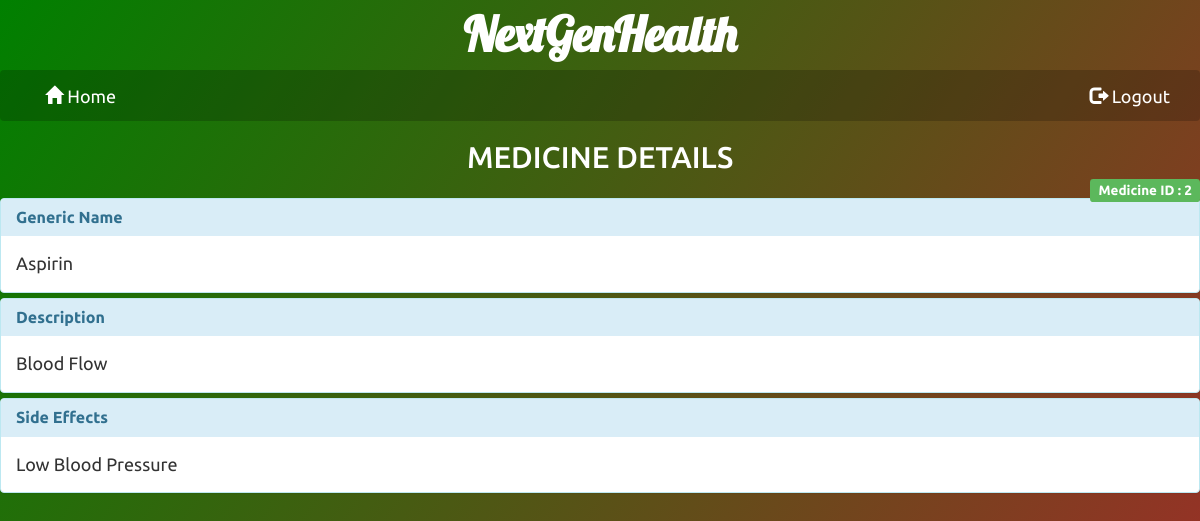
Page /doctor/doc_id=1/med/med_id=2/ (signed in) on the committed database.
### doctor/models.py (models this page shows, shortened)
class MedReport(models.Model) :
    med_no = models.BigIntegerField(primary_key=True)
    medname = models.CharField(max_length = 50)
    gname = models.CharField(max_length = 100)
    details = models.CharField(max_length = 1000)
    side_effect = models.CharField(max_length = 1000)

### doctor/views.py (the view)
# urls.py: url(r'^doc_id=(?P<doc_id>[0-9]+)/med/med_id=(?P<med_id>[0-9]+)/$' , views.med_info , name = 'med_info') ,
@login_required(login_url = '/doctor/')
def med_info(request , med_id , **kwargs) :
    mreports = MedReport.objects.all()
    template = loader.get_template('med_info.html')
    context = {'mreports' : mreports , 'med_id' : med_id}
    try:
        mid = MedReport.objects.get(pk=med_id)
    except MedReport.DoesNotExist:
       raise Http404("Medicine record does not exist in the database")
    return HttpResponse(template.render(context , request))

### doctor/template/med_info.html (shortened to what this page needs)
<head>
<link rel="stylesheet" href="/static/bootstrap-3.3.7-dist/css/bootstrap.min.css">
<link rel="stylesheet" href="/static/animate.css">
</head>
<body style="font-family: Ubuntu;font-size:18px;" id="info">
  <div class="container-fluid" id="title">
  <div class="page-header" style="height:50px;border:none;text-align:center;font-weight:bold;font-size:48px;color:#fff;margin-top:0;">
    <a href=".." style="text-decoration:none;color:#fff;font-family:Lobster;">NextGenHealth</a>
  </div>
</div>
<div id="nav-wrapper">
  <nav id="nav" class="navbar navbar-default" data-spy="affix" data-offset-top="70" style="border:none;">
    <div class="container-fluid">
      <div class="navbar-collapse collapse">
      <ul class="nav navbar-nav" style="color:#fff;">
        <li id="hm"><a href="../.." id="tag"><span class="glyphicon glyphicon-home"></span> Home</a></li>
      </ul>
      <ul class="nav navbar-nav navbar-right">
        <li><a href="../../../logout" id="tag"><span class="glyphicon glyphicon-log-out"></span> Logout</a></li>
      </ul>
    </div>
    </div>
  </nav>
</div>
<div style="text-align:center;color:#fff;">
  <h2>MEDICINE DETAILS</h2>
</div>
<div style="text-align:right;">
  <span class="label label-success">Medicine ID : {{med_id}}</span>
</div>
{% for m in mreports %}
    {% if med_id == m.med_no|slugify %}
    <div class="panel-group">
      <div class="panel panel-info">
        <div class="panel-heading">
          <h4 class="panel-title">
            <strong>Generic Name</strong>
          </h4>
        </div>
        <div>
          <div class="panel-body">
            {{m.medname}}
          </div>
        </div>
      </div>
      <div class="panel panel-info">
        <div class="panel-heading">
          <h4 class="panel-title">
            <strong>Description</strong>
          </h4>
        </div>
        <div>
          <div class="panel-body">
            {{m.details}}
          </div>
        </div>
      </div>
      <div class="panel panel-info">
        <div class="panel-heading">
          <h4 class="panel-title">
            <strong>Side Effects</strong>
          </h4>
        </div>
        <div>
          <div class="panel-body">
            {{m.side_effect}}
          </div>
        </div>
      </div>
    </div>
    {% endif %}
{% endfor %}
</body>

### doctor/template/med_info.html (style rules this page uses)
#info { background: -webkit-linear-gradient(left top, green, brown); background: -o-linear-gradient(left top, green, brown); background: -moz-linear-gradient(left top, green, brown); background: linear-gradient(left top, green, brown); }
#nav { background-color: rgba(0 , 0 , 0 , 0.2); }
#tag { color: #fff; position: relative; }
#tag::before { content: ''; display: block; height: 5px; background-color: #000; position: absolute; top: 43px; width: 0%; transition: all ease-in-out 500ms; }
#tag::after { color: #000; }

### rows in the picture
MedReport: medname "Aspirin", details "Blood Flow", side_effect "Low Blood Pressure"

### other values in the picture
{{ med_id }} "2"
